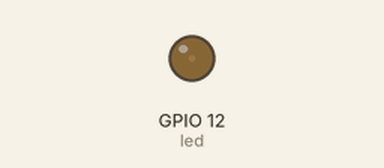
This program was run on a simulated Raspberry Pi (BCM pin numbers). On the bench: output pins drawn as LEDs (lit = HIGH).

Above: at 0.05 s.
At 0.5 s:
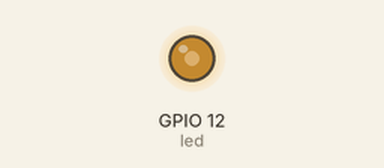
At 0.95 s:
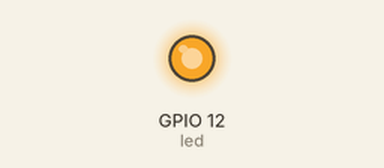
At 1.75 s:
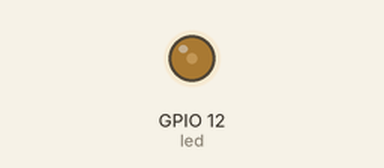
Timing chart, 0 to 4.7 s (numbered marks = the images above):
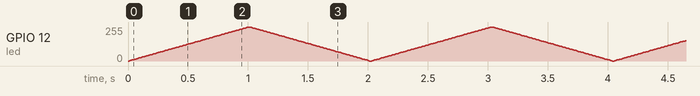

The program:

PWM_LED.py
```python
from gpiozero import PWMLED
from signal import pause
from time import sleep

led = PWMLED(12)

try:
    while True:
        for brightness in range(0, 101):
            led.value = brightness / 100.0
            sleep(0.01)

        for brightness in range(100, -1, -1):
            led.value = brightness / 100.0
            sleep(0.01)

except KeyboardInterrupt:
    # When Ctrl+C is pressed, exit the loop and clean up
    print("Exiting program.")

finally:
    # Ensure the LED is off when the program exits
    led.off()
```
